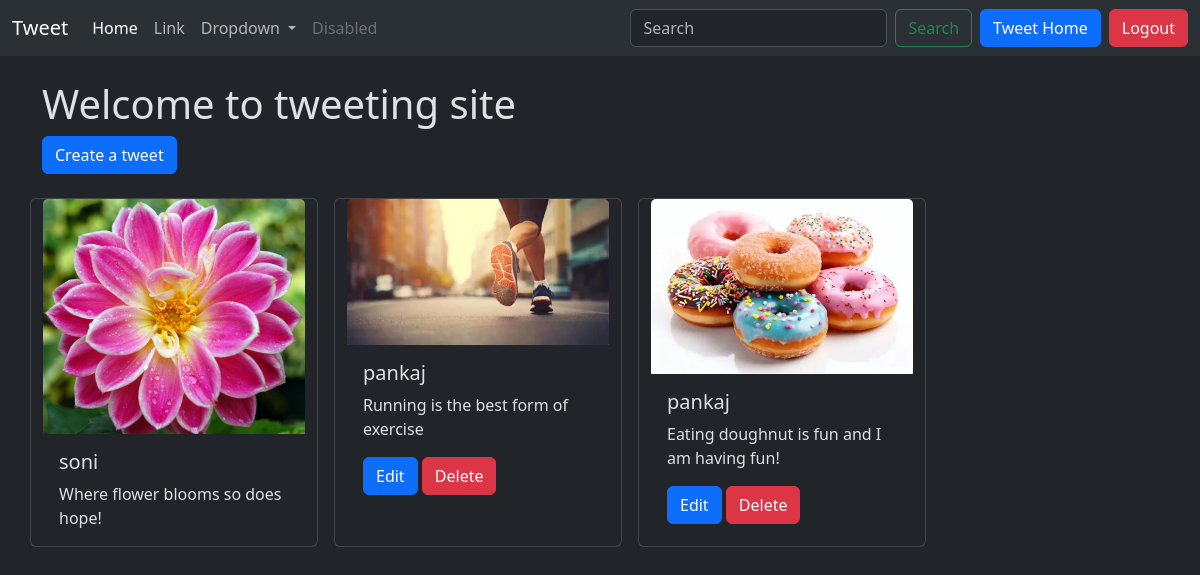
The page /tweet/ (signed in) on the database its author committed.
### tweet/models.py (models this page shows, shortened)
class Tweet(models.Model):
    user = models.ForeignKey(User, on_delete=models.CASCADE, related_name="user")
    text = models.TextField(max_length=250)
    photo = models.ImageField(upload_to='photos/', blank=True, null=True)
    created = models.DateTimeField(auto_now_add=True)
    updated = models.DateTimeField(auto_now=True)

### tweet/views.py (the view)
# urls.py: path('', tweet_list, name="tweet_list"),
def tweet_list(request):
    tweets = Tweet.objects.all().order_by('-created')
    return render(request, 'tweet/tweet_list.html', context={'tweets': tweets})

### tweet/templates/tweet/tweet_list.html (shortened to what this page needs)
{% extends "layout.html" %}
{% block content %}
<h1 class="text-centre mt-4">Welcome to tweeting site</h1>
<a class="btn btn-primary" href="{% url 'tweet:tweet_create' %}">Create a tweet</a>
<div class="conatiner row gap-3">
    {% for tweet in tweets %}
        <div class="card mt-4" style="width: 18rem;">
  <img src="{{ tweet.photo.url }}" class="card-img-top" alt="...">
  <div class="card-body">
    <h5 class="card-title">{{ tweet.user.username}}</h5>
    <p class="card-text">{{ tweet.text }}</p>
      {% if tweet.user == user %}
    <a href="{% url 'tweet:tweet_edit' tweet.id %}" class="btn btn-primary">Edit</a>
      <a href="{% url 'tweet:tweet_delete' tweet.id %}" class="btn btn-danger">Delete</a>
      {% endif %}
  </div>
</div>
    {% endfor %}
</div>
{% endblock %}

### rows shown on the page
Tweet: photo (picture), user.username "soni", text "Where flower blooms so does hope!"
Tweet: photo (picture), user.username "pankaj", text "Running is the best form of exercise", shows "Edit"
Tweet: photo (picture), user.username "pankaj", text "Eating doughnut is fun and I am having fun!", shows "Edit"
